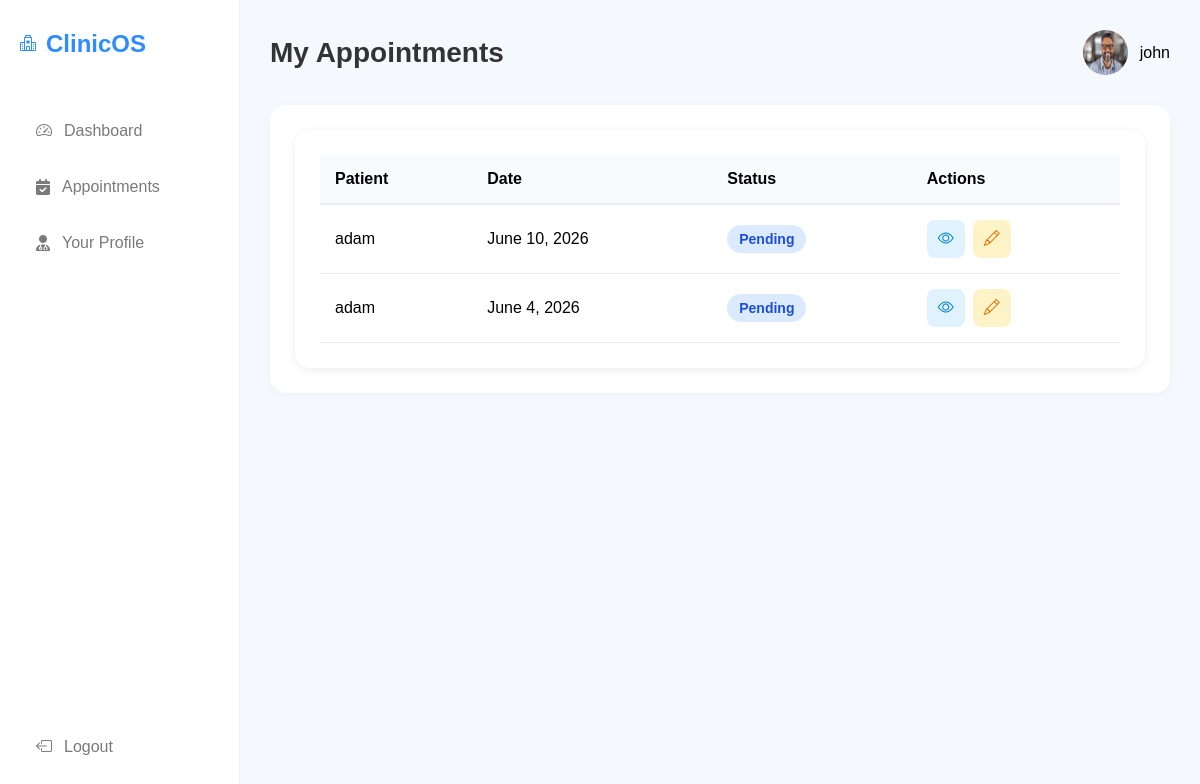
The page /doctor/appointments/ (signed in) on the database as committed earlier.
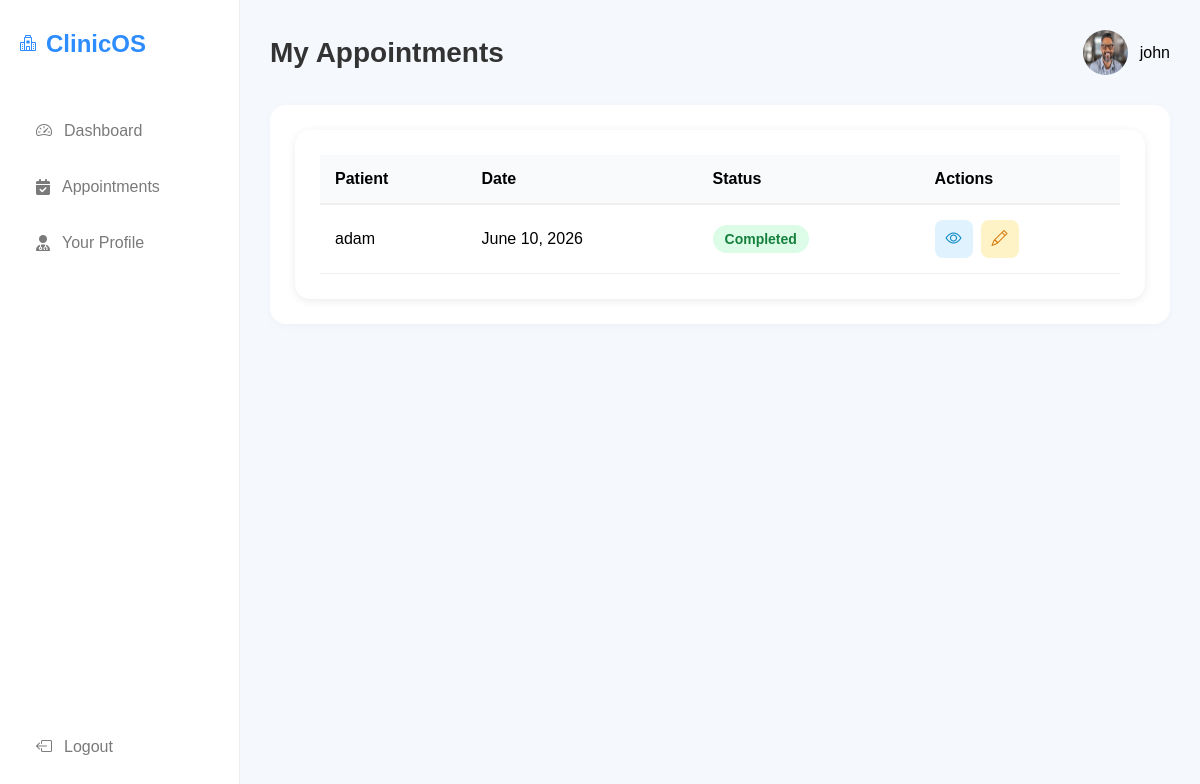
The same page on the database as committed later.
### managementsystem/models.py (models this page shows, shortened)
class Appointment(models.Model):
    doctor = models.ForeignKey(Doctor, on_delete=models.CASCADE)
    patient = models.ForeignKey(Patient, on_delete=models.CASCADE)
    appointment_date = models.DateField(default=timezone.now)
    appointment_time = models.TimeField(null=True,blank=True)
    reason = models.TextField(blank=True)
    STATUS_CHOICES = [('Pending', 'Pending'),('Completed', 'Completed'),]
    status = models.CharField(max_length=20,choices=STATUS_CHOICES,default='Pending')
    notes = models.TextField(blank=True)

class Patient(models.Model):
    user = models.OneToOneField(CustomUser,on_delete=models.CASCADE)
    gender_choices = (('male','Male'),('female','Female'),('other','Other'))
    gender = models.CharField(max_length=10,choices=gender_choices,default='male')
    age = models.IntegerField()
    phone = models.CharField(max_length=15)
    blood_group = models.CharField(max_length=5)
    photo = models.ImageField(upload_to='patients',default='default/default.png')
    def __str__(self):
        return self.user.username

class CustomUser(AbstractUser):
    ROLE_CHOICES = (
        ('admin', 'Admin'),
        ('doctor', 'Doctor'),
        ('patient', 'Patient'),
    )
    role = models.CharField(max_length=20, choices=ROLE_CHOICES,default='patient')

### managementsystem/views/doctor_views.py (the view)
# urls.py: path('doctor/appointments/',doctor_appointments,name='doctor_appointments'),
@login_required
def doctor_appointments(request):
    appointments = (Appointment.objects.filter(doctor=request.user.doctor).select_related('patient').order_by('-appointment_date'))
    context = {'appointments': appointments}
    return render(request,'doctor/appointments.html',context)

### managementsystem/templates/doctor/appointments.html (shortened to what this page needs)
{% extends 'doctor/base.html' %}
{% load static %}
{% block header %}My Appointments{% endblock %}
{%block profile%}
        <div class="profile">
            <img src="{{request.user.doctor.photo.url}}" alt=""style="width:45px;height:45px;border-radius:50%;">
            <span>{{request.user.username}}</span>
        </div>
{%endblock%}
{% block content %}
<div class="table-card">
    <table>
        <thead>
            <tr>
                <th>Patient</th>
                <th>Date</th>
                <th>Status</th>
                <th>Actions</th>
            </tr>
        </thead>
        <tbody>
            {% for appointment in appointments %}
            <tr>
                <td>{{ appointment.patient }}</td>
                <td>{{ appointment.appointment_date }}</td>
                <td>
                    {% if appointment.status == 'Completed' %}
                        <span class="status completed">
                            Completed
                        </span>
                    {% else %}
                        <span class="status scheduled">
                            Pending
                        </span>
                    {% endif %}
                </td>
               <td class="text-center">
                    <div class="action-buttons">
                        <a href="{% url 'doctor_view_appointment' appointment.id %}"
                           class="view-btn"
                           title="View">
                            <i class="bi bi-eye"></i>
                        </a>
                        <a href="{% url 'doctor_update_appointment' appointment.id %}"
                           class="edit-btn"
                           title="Edit">
                            <i class="bi bi-pencil"></i>
                        </a>
                    </div>
                </td>
            </tr>
            {% empty %}
            <tr>
                <td colspan="4" class="empty-state">
                    No appointments found.
                </td>
            </tr>
            {% endfor %}
        </tbody>
    </table>
</div>
{% endblock %}

Rows that differ between the two databases and show on the page:
removed Appointment: patient "adam", appointment_date "June 4, 2026", status "Pending"
changed Appointment "adam": status "Pending" → "Completed"
